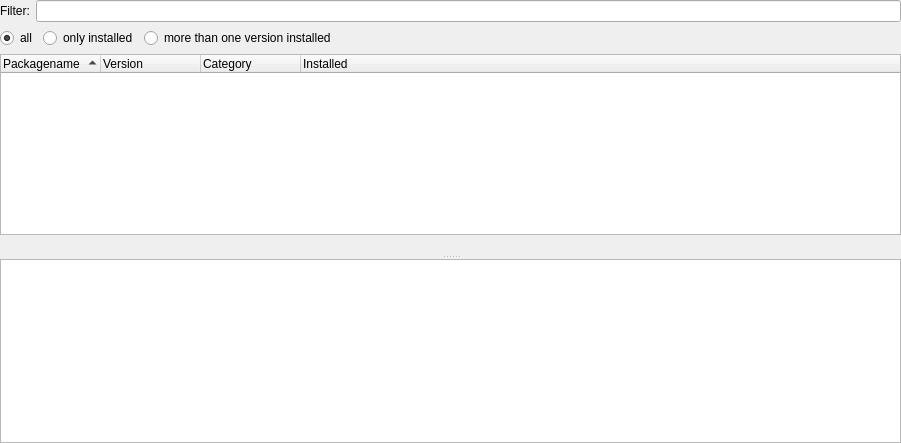
<?xml version="1.0" encoding="UTF-8"?>
<ui version="4.0">
 <class>PackageWidget</class>
 <widget class="QWidget" name="PackageWidget">
  <property name="geometry">
   <rect>
    <x>0</x>
    <y>0</y>
    <width>901</width>
    <height>443</height>
   </rect>
  </property>
  <property name="windowTitle">
   <string>Form</string>
  </property>
  <layout class="QVBoxLayout" name="verticalLayout_2">
   <property name="margin">
    <number>0</number>
   </property>
   <item>
    <widget class="QSplitter" name="splitter">
     <property name="orientation">
      <enum>Qt::Vertical</enum>
     </property>
     <widget class="QWidget" name="verticalLayoutWidget">
      <layout class="QVBoxLayout" name="verticalLayout">
       <item>
        <layout class="QHBoxLayout" name="horizontalLayout">
         <item>
          <widget class="QLabel" name="label">
           <property name="text">
            <string>Filter:</string>
           </property>
          </widget>
         </item>
         <item>
          <widget class="QLineEdit" name="leFilter"/>
         </item>
        </layout>
       </item>
       <item>
        <layout class="QHBoxLayout" name="horizontalLayout_2">
         <item>
          <widget class="QRadioButton" name="rbAll">
           <property name="text">
            <string>all</string>
           </property>
           <property name="checked">
            <bool>true</bool>
           </property>
          </widget>
         </item>
         <item>
          <widget class="QRadioButton" name="rbOnlyInstalled">
           <property name="text">
            <string>only installed</string>
           </property>
          </widget>
         </item>
         <item>
          <widget class="QRadioButton" name="rbMultipleInstalls">
           <property name="text">
            <string>more than one version installed</string>
           </property>
          </widget>
         </item>
         <item>
          <spacer name="horizontalSpacer">
           <property name="orientation">
            <enum>Qt::Horizontal</enum>
           </property>
           <property name="sizeHint" stdset="0">
            <size>
             <width>40</width>
             <height>20</height>
            </size>
           </property>
          </spacer>
         </item>
        </layout>
       </item>
       <item>
        <widget class="QTreeWidget" name="twPackages">
         <property name="sizePolicy">
          <sizepolicy hsizetype="Expanding" vsizetype="Expanding">
           <horstretch>0</horstretch>
           <verstretch>10</verstretch>
          </sizepolicy>
         </property>
         <property name="autoScroll">
          <bool>false</bool>
         </property>
         <property name="editTriggers">
          <set>QAbstractItemView::NoEditTriggers</set>
         </property>
         <property name="showDropIndicator" stdset="0">
          <bool>false</bool>
         </property>
         <property name="sortingEnabled">
          <bool>true</bool>
         </property>
         <column>
          <property name="text">
           <string>Packagename</string>
          </property>
         </column>
         <column>
          <property name="text">
           <string>Version</string>
          </property>
         </column>
         <column>
          <property name="text">
           <string>Category</string>
          </property>
         </column>
         <column>
          <property name="text">
           <string>Installed</string>
          </property>
         </column>
        </widget>
       </item>
       <item>
        <widget class="QLabel" name="lblPackageListStatusBar">
         <property name="font">
          <font>
           <pointsize>9</pointsize>
          </font>
         </property>
         <property name="text">
          <string/>
         </property>
        </widget>
       </item>
      </layout>
     </widget>
     <widget class="QTextBrowser" name="tbDetails"/>
    </widget>
   </item>
  </layout>
 </widget>
 <resources/>
 <connections/>
</ui>
